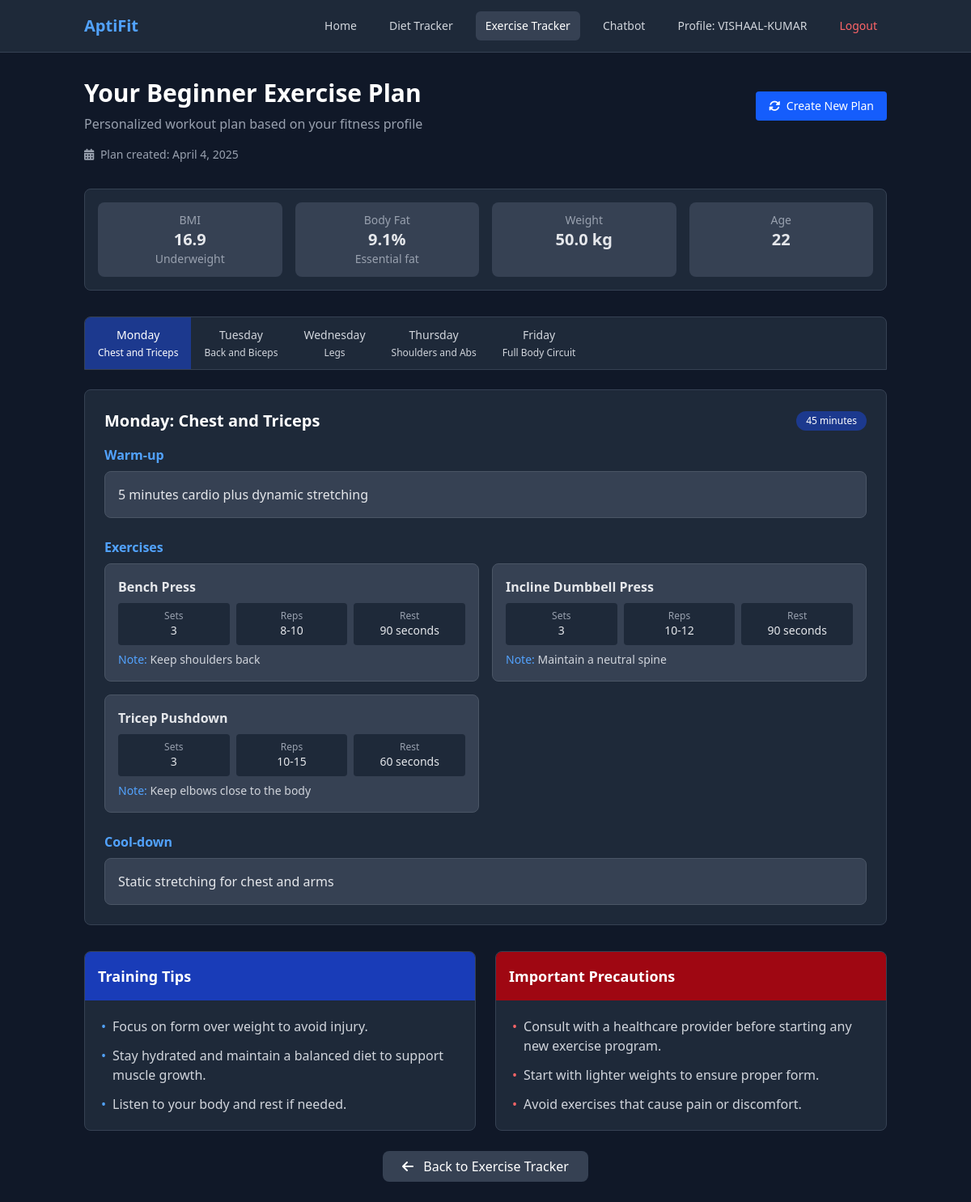
/view-exercise-plan/ (signed in), run on the app's committed database.
### fitness/models.py (models this page shows, shortened)
class ExercisePlan(models.Model):
    user = models.OneToOneField(User, on_delete=models.CASCADE)
    fitness_level = models.CharField(max_length=20)
    created_at = models.DateTimeField(auto_now_add=True)
    last_updated = models.DateTimeField(auto_now=True)

class UserProfile(models.Model):
    NOTIFICATION_CHOICES = [
        ('daily', 'Daily'),
        ('weekly', 'Weekly'),
        ('none', 'None'),
    ]
    user = models.OneToOneField(User, on_delete=models.CASCADE)
    last_password_change = models.DateTimeField(auto_now=True)
    phone_number = models.CharField(max_length=15, blank=True, null=True)
    height = models.FloatField(blank=True, null=True)  # in cm
    weight = models.FloatField(blank=True, null=True)  # in kg
    sex = models.CharField(max_length=10, blank=True, null=True)
    age = models.IntegerField(blank=True, null=True)  # add age field
    notification_preference = models.CharField(
        max_length=10,
        choices=NOTIFICATION_CHOICES,
        default='none'
    )
    @property
    def bmi(self):
        if self.height and self.weight:
            height_m = self.height / 100
            return round(self.weight / (height_m * height_m), 1)
        return None
    @property
    def bmi_category(self):
        bmi = self.bmi
        if bmi is None:
            return None
        elif bmi < 18.5:
            return "Underweight"
        elif bmi < 25:
            return "Normal weight"
        elif bmi < 30:
            return "Overweight"
        else:
            return "Obese"
    @property
    def body_fat(self):
        bmi = self.bmi
        if bmi is None or not self.sex or not self.age:
            return None
        if self.sex.lower() == "male":
            return round(1.20 * bmi + 0.23 * self.age - 10.8 * 1 - 5.4, 1)
        else:
            return round(1.20 * bmi + 0.23 * self.age - 10.8 * 0 - 5.4, 1)
    @property
    def body_fat_category(self):
        bf = self.body_fat
        if bf is None or not self.sex:
            return None
        if self.sex.lower() == "male":
            if bf < 10:
                return "Essential fat"
            elif bf < 14:
                return "Athletes"
            elif bf < 21:
                return "Fitness"
            elif bf < 25:
                return "Average"
            else:
                return "Obese"

class ExerciseDay(models.Model):
    exercise_plan = models.ForeignKey(
        ExercisePlan, related_name='days', on_delete=models.CASCADE)
    day = models.CharField(max_length=20)  # Monday, Tuesday, etc.
    focus = models.CharField(max_length=100)  # Chest & Triceps, Legs, etc.
    warmup = models.TextField()
    cooldown = models.TextField()
    duration = models.CharField(max_length=50)

class Exercise(models.Model):
    exercise_day = models.ForeignKey(
        ExerciseDay, related_name='exercises', on_delete=models.CASCADE)
    name = models.CharField(max_length=100)
    sets = models.IntegerField()
    reps = models.CharField(max_length=20)
    rest = models.CharField(max_length=20)
    notes = models.TextField(null=True, blank=True)

class ExerciseTip(models.Model):
    exercise_plan = models.ForeignKey(
        ExercisePlan, related_name='tips', on_delete=models.CASCADE)
    text = models.TextField()

class ExercisePrecaution(models.Model):
    exercise_plan = models.ForeignKey(
        ExercisePlan, related_name='precautions', on_delete=models.CASCADE)
    text = models.TextField()

### fitness/views.py (the view)
# urls.py: path('view-exercise-plan/', views.view_exercise_plan,
@login_required
def view_exercise_plan(request):
    try:
        exercise_plan_obj = ExercisePlan.objects.get(user=request.user)
        exercise_plan = {
            'schedule': [],
            'tips': [tip.text for tip in exercise_plan_obj.tips.all()],
            'precautions': [precaution.text for precaution in exercise_plan_obj.precautions.all()]
        }
        for day in exercise_plan_obj.days.all().order_by('id'):
            day_dict = {
                'day': day.day,
                'focus': day.focus,
                'warmup': day.warmup,
                'cooldown': day.cooldown,
                'duration': day.duration,
                'exercises': []
            }
            for exercise in day.exercises.all():
                day_dict['exercises'].append({
                    'name': exercise.name,
                    'sets': exercise.sets,
                    'reps': exercise.reps,
                    'rest': exercise.rest,
                    'notes': exercise.notes
                })
            exercise_plan['schedule'].append(day_dict)
        return render(request, 'fitness/view_exercise_plan.html', {
            'exercise_plan': exercise_plan,
            'fitness_level': exercise_plan_obj.fitness_level,
            'created_at': exercise_plan_obj.created_at,
            'last_updated': exercise_plan_obj.last_updated,
        })
    except ExercisePlan.DoesNotExist:
        messages.warning(
            request, "You don't have an exercise plan yet. Let's create one!")
        return redirect('exercise_tracker')

### fitness/templates/fitness/view_exercise_plan.html (shortened to what this page needs)
<!DOCTYPE html>
<html lang="en">
  <head>
    <script src="https://cdn.jsdelivr.net/npm/@tailwindcss/browser@4"></script>
    <link rel="stylesheet" href="https://cdnjs.cloudflare.com/ajax/libs/font-awesome/6.4.0/css/all.min.css">
  </head>
  <body class="bg-gray-900 min-h-screen text-gray-200">
    <nav class="bg-gray-800 border-b border-gray-700">
      <div class="container mx-auto px-4">
        <div class="flex justify-between items-center h-16">
          <div class="flex-shrink-0 font-bold text-xl text-blue-400">
            AptiFit
          </div>
          <div class="flex space-x-2 md:space-x-4 items-center">
            <a href="{% url 'index' %}" class="px-3 py-2 rounded-md text-sm font-medium text-gray-300 hover:bg-gray-700 hover:text-white transition duration-300">
              Home
            </a>
            <a href="{% url 'diet_tracker' %}" class="px-3 py-2 rounded-md text-sm font-medium text-gray-300 hover:bg-gray-700 hover:text-white transition duration-300">
              Diet Tracker
            </a>
            <a href="{% url 'exercise_tracker' %}" class="px-3 py-2 rounded-md text-sm font-medium bg-gray-700 text-white">
              Exercise Tracker
            </a>
            <a href="{% url 'chatbot' %}" class="px-3 py-2 rounded-md text-sm font-medium text-gray-300 hover:bg-gray-700 hover:text-white transition duration-300">
              Chatbot
            </a>
            <a href="{% url 'profile' %}" class="px-3 py-2 rounded-md text-sm font-medium text-gray-300 hover:bg-gray-700 hover:text-white transition duration-300">
              Profile: {{ user.username }}
            </a>
            <a href="{% url 'logout' %}" class="px-3 py-2 rounded-md text-sm font-medium text-red-400 hover:bg-red-900 hover:text-red-200 transition duration-300">
              Logout
            </a>
          </div>
        </div>
      </div>
    </nav>
    <div class="container mx-auto px-4 py-8">
      <div class="mb-8">
        <div class="flex justify-between items-center">
          <div>
            <h1 class="text-3xl font-bold text-white mb-2">Your {{ fitness_level|title }} Exercise Plan</h1>
            <p class="text-gray-400">Personalized workout plan based on your fitness profile</p>
          </div>
          <a href="{% url 'exercise_tracker' %}?new_plan=true" class="bg-blue-600 hover:bg-blue-700 text-white text-sm px-4 py-2 rounded transition duration-300">
            <i class="fas fa-sync-alt mr-1"></i> Create New Plan
          </a>
        </div>
        <div class="text-sm text-gray-400 mt-4">
          <span><i class="fas fa-calendar-alt mr-1"></i> Plan created: {{ created_at|date:"F j, Y" }}</span>
        </div>
      </div>
      <div class="bg-gray-800 rounded-lg p-4 mb-8 border border-gray-700">
        <div class="grid grid-cols-1 md:grid-cols-4 gap-4">
          <div class="text-center p-3 bg-gray-700 rounded-lg">
            <h3 class="text-sm font-medium text-gray-400">BMI</h3>
            <p class="text-xl font-bold">{{ user.userprofile.bmi|default:"--" }}</p>
            <p class="text-sm text-gray-400">{{ user.userprofile.bmi_category|default:"Complete profile" }}</p>
          </div>
          <div class="text-center p-3 bg-gray-700 rounded-lg">
            <h3 class="text-sm font-medium text-gray-400">Body Fat</h3>
            <p class="text-xl font-bold">{{ user.userprofile.body_fat|default:"--" }}%</p>
            <p class="text-sm text-gray-400">{{ user.userprofile.body_fat_category|default:"Complete profile" }}</p>
          </div>
          <div class="text-center p-3 bg-gray-700 rounded-lg">
            <h3 class="text-sm font-medium text-gray-400">Weight</h3>
            <p class="text-xl font-bold">{{ user.userprofile.weight|default:"--" }} kg</p>
          </div>
          <div class="text-center p-3 bg-gray-700 rounded-lg">
            <h3 class="text-sm font-medium text-gray-400">Age</h3>
            <p class="text-xl font-bold">{{ user.userprofile.age|default:"--" }}</p>
          </div>
        </div>
      </div>
      <div class="mb-8">
        <div class="mb-6">
          <div class="flex overflow-x-auto bg-gray-800 rounded-t-lg border border-gray-700">
            {% for day_plan in exercise_plan.schedule %}
            <button
              class="day-tab px-4 py-3 text-sm font-medium transition duration-300 {% if forloop.first %}active-tab bg-blue-900 text-white{% else %}text-gray-300 hover:bg-gray-700 hover:text-white{% endif %}"
              data-day="{{ day_plan.day|lower }}"
            >
              {{ day_plan.day }}
              <span class="block text-xs mt-1 font-normal">{{ day_plan.focus }}</span>
            </button>
            {% endfor %}
          </div>
        </div>
        {% for day_plan in exercise_plan.schedule %}
        <div
          id="day-{{ day_plan.day|lower }}"
          class="day-content bg-gray-800 rounded-lg border border-gray-700 p-6 mb-6 {% if not forloop.first %}hidden{% endif %}"
        >
          <div class="flex justify-between items-center mb-4">
            <h3 class="text-xl font-bold text-white">{{ day_plan.day }}: {{ day_plan.focus }}</h3>
            <span class="bg-blue-900 text-white text-xs px-3 py-1 rounded-full">{{ day_plan.duration }}</span>
          </div>
          <div class="mb-6">
            <h4 class="text-blue-400 font-semibold mb-2">Warm-up</h4>
            <div class="bg-gray-700 p-4 rounded-lg border border-gray-600">
              <p>{{ day_plan.warmup }}</p>
            </div>
          </div>
          <div class="mb-6">
            <h4 class="text-blue-400 font-semibold mb-2">Exercises</h4>
            <div class="grid grid-cols-1 md:grid-cols-2 gap-4">
              {% for exercise in day_plan.exercises %}
              <div class="bg-gray-700 p-4 rounded-lg border border-gray-600">
                <h5 class="font-bold mb-2">{{ exercise.name }}</h5>
                <div class="grid grid-cols-3 gap-2 mb-2 text-sm">
                  <div class="bg-gray-800 p-2 rounded text-center">
                    <span class="block text-gray-400 text-xs">Sets</span>
                    <span>{{ exercise.sets }}</span>
                  </div>
                  <div class="bg-gray-800 p-2 rounded text-center">
                    <span class="block text-gray-400 text-xs">Reps</span>
                    <span>{{ exercise.reps }}</span>
                  </div>
                  <div class="bg-gray-800 p-2 rounded text-center">
                    <span class="block text-gray-400 text-xs">Rest</span>
                    <span>{{ exercise.rest }}</span>
                  </div>
                </div>
                {% if exercise.notes %}
                <p class="text-sm text-gray-300 mt-2"><span class="text-blue-400">Note:</span> {{ exercise.notes }}</p>
                {% endif %}
              </div>
              {% endfor %}
            </div>
          </div>
          <div>
            <h4 class="text-blue-400 font-semibold mb-2">Cool-down</h4>
            <div class="bg-gray-700 p-4 rounded-lg border border-gray-600">
              <p>{{ day_plan.cooldown }}</p>
            </div>
          </div>
        </div>
        {% endfor %}
        <div class="grid grid-cols-1 md:grid-cols-2 gap-6 mt-8">
          <div class="bg-gray-800 rounded-lg border border-gray-700 overflow-hidden">
            <div class="bg-blue-800 text-white p-4">
              <h3 class="text-lg font-bold">Training Tips</h3>
            </div>
            <div class="p-5">
              <ul class="space-y-3 text-gray-300">
                {% for tip in exercise_plan.tips %}
                <li class="flex items-start">
                  <span class="text-blue-400 mr-2">•</span>
                  <span>{{ tip }}</span>
                </li>
                {% endfor %}
              </ul>
            </div>
          </div>
          <div class="bg-gray-800 rounded-lg border border-gray-700 overflow-hidden">
            <div class="bg-red-800 text-white p-4">
              <h3 class="text-lg font-bold">Important Precautions</h3>
            </div>
            <div class="p-5">
              <ul class="space-y-3 text-gray-300">
                {% for precaution in exercise_plan.precautions %}
                <li class="flex items-start">
                  <span class="text-red-400 mr-2">•</span>
                  <span>{{ precaution }}</span>
                </li>
                {% endfor %}
              </ul>
            </div>
          </div>
        </div>
      </div>
      <div class="text-center mt-8">
        <a href="{% url 'exercise_tracker' %}" class="bg-gray-700 hover:bg-gray-600 text-white font-medium py-2 px-6 rounded-lg transition duration-300">
          <i class="fas fa-arrow-left mr-2"></i> Back to Exercise Tracker
        </a>
      </div>
    </div>
  </body>
</html>

### data on the page
ExercisePlan: fitness_level "Beginner", created_at "April 4, 2025"
ExerciseDay: day "Monday", focus "Chest and Triceps", day "Monday", focus "Chest and Triceps", duration "45 minutes", warmup "5 minutes cardio plus dynamic stretching", cooldown "Static stretching for chest and arms"
ExerciseDay: day "Tuesday", focus "Back and Biceps"
ExerciseDay: day "Wednesday", focus "Legs"
ExerciseDay: day "Thursday", focus "Shoulders and Abs"
ExerciseDay: day "Friday", focus "Full Body Circuit"
Exercise: name "Bench Press", reps "8-10", rest "90 seconds", notes "Keep shoulders back"
Exercise: name "Incline Dumbbell Press", reps "10-12", rest "90 seconds", notes "Maintain a neutral spine"
Exercise: name "Tricep Pushdown", reps "10-15", rest "60 seconds", notes "Keep elbows close to the body"
ExerciseTip: tips "Focus on form over weight to avoid injury."
ExerciseTip: tips "Stay hydrated and maintain a balanced diet to support muscle growth."
ExerciseTip: tips "Listen to your body and rest if needed."
ExercisePrecaution: precautions "Consult with a healthcare provider before starting any new exercise program."
ExercisePrecaution: precautions "Start with lighter weights to ensure proper form."
ExercisePrecaution: precautions "Avoid exercises that cause pain or discomfort."

### other printed values
{{ user.username }} "VISHAAL-KUMAR"
{{ user.userprofile.bmi|default:"--" }} "16.9"
{{ user.userprofile.bmi_category|default:"Complete profile" }} "Underweight"
{{ user.userprofile.body_fat|default:"--" }} "9.1"
{{ user.userprofile.body_fat_category|default:"Complete profile" }} "Essential fat"
{{ user.userprofile.weight|default:"--" }} "50.0"
{{ user.userprofile.age|default:"--" }} "22"
{{ exercise.sets }} "3" "3" "3"
